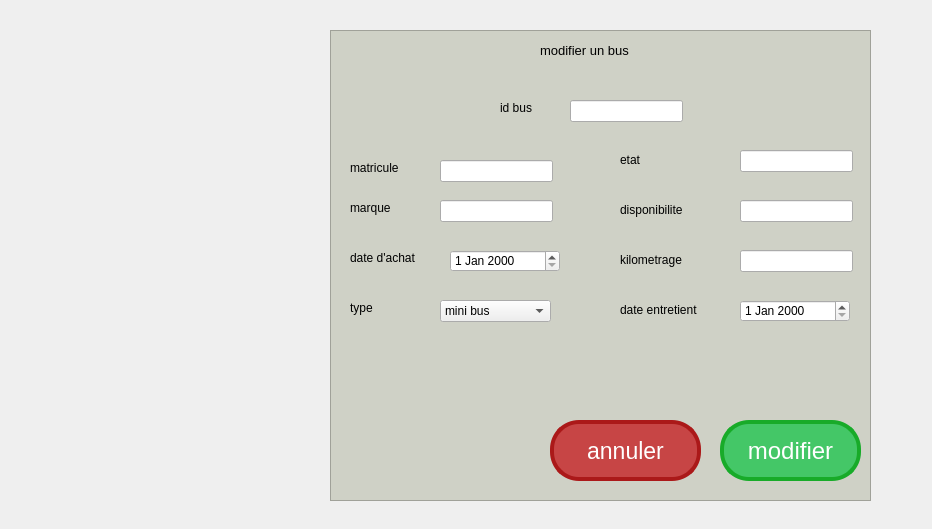
<?xml version="1.0" encoding="UTF-8"?>
<ui version="4.0">
 <class>modifier_bus</class>
 <widget class="QDialog" name="modifier_bus">
  <property name="geometry">
   <rect>
    <x>0</x>
    <y>0</y>
    <width>932</width>
    <height>529</height>
   </rect>
  </property>
  <property name="windowTitle">
   <string>Dialog</string>
  </property>
  <widget class="QLabel" name="label_10">
   <property name="geometry">
    <rect>
     <x>620</x>
     <y>200</y>
     <width>91</width>
     <height>20</height>
    </rect>
   </property>
   <property name="text">
    <string>disponibilite</string>
   </property>
  </widget>
  <widget class="QLineEdit" name="lineEdit_7">
   <property name="geometry">
    <rect>
     <x>740</x>
     <y>200</y>
     <width>113</width>
     <height>22</height>
    </rect>
   </property>
  </widget>
  <widget class="QLabel" name="label_12">
   <property name="geometry">
    <rect>
     <x>620</x>
     <y>300</y>
     <width>101</width>
     <height>20</height>
    </rect>
   </property>
   <property name="text">
    <string>date entretient</string>
   </property>
  </widget>
  <widget class="QLabel" name="label_8">
   <property name="geometry">
    <rect>
     <x>500</x>
     <y>100</y>
     <width>55</width>
     <height>16</height>
    </rect>
   </property>
   <property name="text">
    <string>id bus</string>
   </property>
  </widget>
  <widget class="QLineEdit" name="lineEdit_6">
   <property name="geometry">
    <rect>
     <x>740</x>
     <y>150</y>
     <width>113</width>
     <height>22</height>
    </rect>
   </property>
  </widget>
  <widget class="QLabel" name="label_3">
   <property name="geometry">
    <rect>
     <x>540</x>
     <y>40</y>
     <width>131</width>
     <height>20</height>
    </rect>
   </property>
   <property name="font">
    <font>
     <pointsize>10</pointsize>
    </font>
   </property>
   <property name="text">
    <string>modifier un bus</string>
   </property>
  </widget>
  <widget class="QLineEdit" name="lineEdit">
   <property name="geometry">
    <rect>
     <x>440</x>
     <y>160</y>
     <width>113</width>
     <height>22</height>
    </rect>
   </property>
  </widget>
  <widget class="QPushButton" name="pushButton_10">
   <property name="geometry">
    <rect>
     <x>550</x>
     <y>420</y>
     <width>151</width>
     <height>61</height>
    </rect>
   </property>
   <property name="styleSheet">
    <string notr="true">background-color:#c74545;
	border-radius:29px;
	border:4px solid #ab1919;
	display:inline-block;
	cursor:pointer;
	color:#ffffff;
	font-family:Arial;
	font-size:23px;
	padding:12px 31px;
	text-decoration:none;
	text-shadow:-6px -6px 5px #2f6627;</string>
   </property>
   <property name="text">
    <string>annuler</string>
   </property>
  </widget>
  <widget class="QLineEdit" name="lineEdit_4">
   <property name="geometry">
    <rect>
     <x>570</x>
     <y>100</y>
     <width>113</width>
     <height>22</height>
    </rect>
   </property>
  </widget>
  <widget class="QLabel" name="label_7">
   <property name="geometry">
    <rect>
     <x>350</x>
     <y>300</y>
     <width>71</width>
     <height>16</height>
    </rect>
   </property>
   <property name="font">
    <font>
     <pointsize>9</pointsize>
    </font>
   </property>
   <property name="text">
    <string>type</string>
   </property>
  </widget>
  <widget class="QLabel" name="label_4">
   <property name="geometry">
    <rect>
     <x>350</x>
     <y>160</y>
     <width>71</width>
     <height>16</height>
    </rect>
   </property>
   <property name="font">
    <font>
     <pointsize>9</pointsize>
    </font>
   </property>
   <property name="text">
    <string>matricule</string>
   </property>
  </widget>
  <widget class="QLabel" name="label_6">
   <property name="geometry">
    <rect>
     <x>350</x>
     <y>250</y>
     <width>91</width>
     <height>16</height>
    </rect>
   </property>
   <property name="font">
    <font>
     <pointsize>9</pointsize>
    </font>
   </property>
   <property name="text">
    <string>date d'achat</string>
   </property>
  </widget>
  <widget class="QLabel" name="label_9">
   <property name="geometry">
    <rect>
     <x>620</x>
     <y>150</y>
     <width>81</width>
     <height>20</height>
    </rect>
   </property>
   <property name="text">
    <string>etat</string>
   </property>
  </widget>
  <widget class="QLineEdit" name="lineEdit_2">
   <property name="geometry">
    <rect>
     <x>440</x>
     <y>200</y>
     <width>113</width>
     <height>22</height>
    </rect>
   </property>
  </widget>
  <widget class="QPushButton" name="pushButton_9">
   <property name="geometry">
    <rect>
     <x>720</x>
     <y>420</y>
     <width>141</width>
     <height>61</height>
    </rect>
   </property>
   <property name="styleSheet">
    <string notr="true">background-color:#44c767;
	border-radius:29px;
	border:4px solid #18ab29;
	display:inline-block;
	cursor:pointer;
	color:#ffffff;
	font-family:Arial;
	font-size:24px;
	padding:4px 15px;
	text-decoration:none;
	text-shadow:-6px -6px 5px #2f6627;</string>
   </property>
   <property name="text">
    <string>modifier</string>
   </property>
  </widget>
  <widget class="QLineEdit" name="lineEdit_8">
   <property name="geometry">
    <rect>
     <x>740</x>
     <y>250</y>
     <width>113</width>
     <height>22</height>
    </rect>
   </property>
  </widget>
  <widget class="QTextBrowser" name="textBrowser">
   <property name="geometry">
    <rect>
     <x>330</x>
     <y>30</y>
     <width>541</width>
     <height>471</height>
    </rect>
   </property>
   <property name="styleSheet">
    <string notr="true">background-color:#cfd1c6;</string>
   </property>
  </widget>
  <widget class="QLabel" name="label_5">
   <property name="geometry">
    <rect>
     <x>350</x>
     <y>200</y>
     <width>71</width>
     <height>16</height>
    </rect>
   </property>
   <property name="font">
    <font>
     <pointsize>9</pointsize>
    </font>
   </property>
   <property name="text">
    <string>marque</string>
   </property>
  </widget>
  <widget class="QLabel" name="label_11">
   <property name="geometry">
    <rect>
     <x>620</x>
     <y>250</y>
     <width>91</width>
     <height>20</height>
    </rect>
   </property>
   <property name="text">
    <string>kilometrage</string>
   </property>
  </widget>
  <widget class="QLabel" name="label">
   <property name="geometry">
    <rect>
     <x>0</x>
     <y>0</y>
     <width>941</width>
     <height>531</height>
    </rect>
   </property>
   <property name="text">
    <string/>
   </property>
   <property name="pixmap">
    <pixmap>../voyage-maroc11.jpg</pixmap>
   </property>
  </widget>
  <widget class="QDateEdit" name="dateEdit">
   <property name="geometry">
    <rect>
     <x>450</x>
     <y>250</y>
     <width>110</width>
     <height>22</height>
    </rect>
   </property>
  </widget>
  <widget class="QDateEdit" name="dateEdit_2">
   <property name="geometry">
    <rect>
     <x>740</x>
     <y>300</y>
     <width>110</width>
     <height>22</height>
    </rect>
   </property>
  </widget>
  <widget class="QComboBox" name="comboBox">
   <property name="geometry">
    <rect>
     <x>440</x>
     <y>300</y>
     <width>111</width>
     <height>22</height>
    </rect>
   </property>
   <item>
    <property name="text">
     <string>mini bus</string>
    </property>
   </item>
   <item>
    <property name="text">
     <string>bus confort</string>
    </property>
   </item>
   <item>
    <property name="text">
     <string>bus semi_confort</string>
    </property>
   </item>
  </widget>
  <zorder>label</zorder>
  <zorder>textBrowser</zorder>
  <zorder>label_10</zorder>
  <zorder>lineEdit_7</zorder>
  <zorder>label_12</zorder>
  <zorder>label_8</zorder>
  <zorder>lineEdit_6</zorder>
  <zorder>label_3</zorder>
  <zorder>lineEdit</zorder>
  <zorder>pushButton_10</zorder>
  <zorder>lineEdit_4</zorder>
  <zorder>label_7</zorder>
  <zorder>label_4</zorder>
  <zorder>label_6</zorder>
  <zorder>label_9</zorder>
  <zorder>lineEdit_2</zorder>
  <zorder>pushButton_9</zorder>
  <zorder>lineEdit_8</zorder>
  <zorder>label_5</zorder>
  <zorder>label_11</zorder>
  <zorder>dateEdit</zorder>
  <zorder>dateEdit_2</zorder>
  <zorder>comboBox</zorder>
 </widget>
 <resources/>
 <connections/>
</ui>
